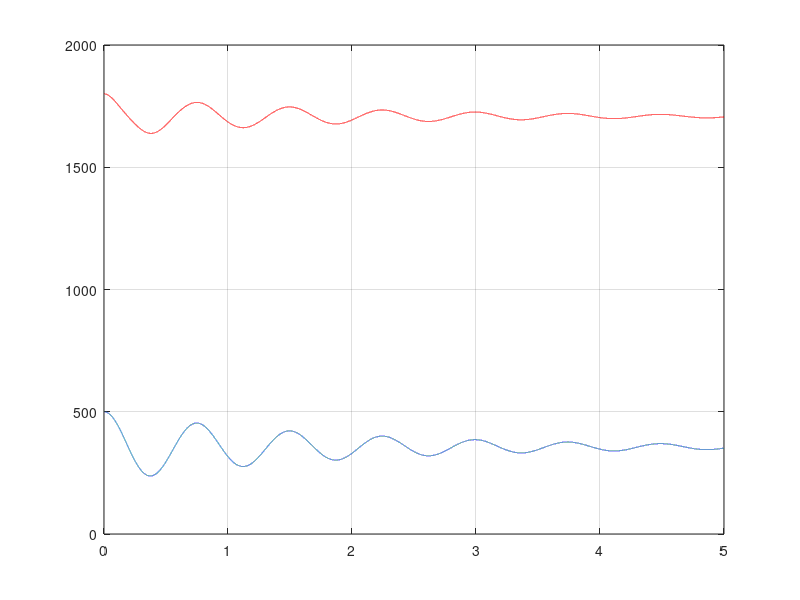

Write MATLAB code to recreate this figure.
close all; %Close any open figure windows
clear; %Clear memory
%Model data, SI-units
m1=2000; %Mass 1
m2=400; %Mass 2
g=9.81; %Gravity
L0=500/1e3; %Undeformed spring length
k=100e3; %Spring stiffness
b=1500; %Damping constant
h=800/1e3; %Height of mass
h0=3100/1e3; %Height of entire system
%Initial data
x1=500/1e3; %Initial position mass 1
x2=1800/1e3; %Initial position mass 2
x1Dot=0; %Initial velocity mass 1
x2Dot=0; %Initial velocity mass 2
%Time and counter data
i=1;
t=0;
tEnd=5;
tStep=1e-4;
%Time integration
while t<tEnd
    %Compute elongation of all springs
    Delta1=x1-L0;
    Delta2=x2-(x1+h)-L0;
    Delta3=h0-(x2+h)-L0;
    %Compute all spring forces, positive if stretched
    Fk1=k*Delta1;
    Fk2=k*Delta2;
    Fk3=k*Delta3;
    %Compute elongation rate of all dampers
    Delta1Dot=x1Dot;
    Delta2Dot=x2Dot-x1Dot;
    Delta3Dot=-x2Dot;
    %Compute all damping forces, positive if stretching
    Fb1=b*Delta1Dot;
    Fb2=b*Delta2Dot;
    Fb3=b*Delta3Dot;
    %Compute acceleration of both masses
    x1DotDot=(-Fk1-Fb1+Fk2+Fb2-m1*g)/m1; %Mass 1 acceleration
    x2DotDot=(-Fk2-Fb2+Fk3+Fb3-m2*g)/m2; %Mass 2 acceleration
    %Save plot data
    tPlot(i)=t;
    x1Plot(i)=x1*1e3;
    x2Plot(i)=x2*1e3;
    %Time integrate
    i=i+1; %Increment counter
    t=t+tStep; %Update time
    x1=x1+x1Dot*tStep; %Update x1
    x2=x2+x2Dot*tStep; %Update x2
    x1Dot=x1Dot+x1DotDot*tStep; %Update x1Dot
    x2Dot=x2Dot+x2DotDot*tStep; %Update x2Dot
end;
plot(tPlot,x1Plot); %Plot x1 vs time
hold on;
plot(tPlot,x2Plot,'r'); %Plot x2 vs time
grid;